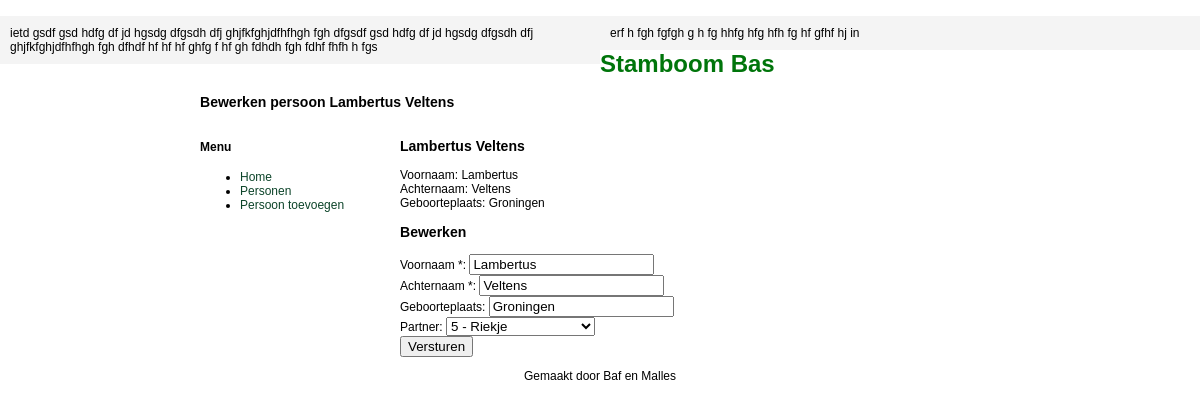
The app's page /oud/persoon/persoon.php?persoon_id=4 with its own data.
### tables this page shows
CREATE TABLE IF NOT EXISTS `personenregister` (
  `persoon_id` int(11) NOT NULL AUTO_INCREMENT,
  `partner_id` int(11) NOT NULL,
  `partnerschap_id` int(11) NOT NULL,
  `ouder_id` int(11) NOT NULL,
  `geslacht` text NOT NULL,
  `voornaam` text NOT NULL,
  `tweedenaam` text NOT NULL,
  `derdenaam` text NOT NULL,
  `voorvoegsel_achternaam` text NOT NULL,
  `achternaam` text NOT NULL,
  `voorvoegsel_meisjesnaam` text NOT NULL,
  `meisjesnaam` text NOT NULL,
  `geboortedatum` date NOT NULL,
  `doopdatum` date NOT NULL,
  `geboorteplaats` text NOT NULL,
  `doopplaats` text NOT NULL,
  `sterfdatum` date NOT NULL,
  `sterfplaats` text NOT NULL,
  `beroep1` text NOT NULL,
  `beroep2` text NOT NULL,
  `beroep3` text NOT NULL,
  `opmerking1` text NOT NULL,
  `opmerking2` text NOT NULL,
  `documentatie1` text NOT NULL,
  `documentatie2` text NOT NULL,
  `foto1` int(11) NOT NULL,
  `partner1` text NOT NULL,
  `huwlijksdatum1` date NOT NULL,
  `partner2` text NOT NULL,
  `huwlijksdatum2` date NOT NULL,
  `partner3` text NOT NULL,
  `huwlijksdatum3` date NOT NULL,
  `toevoegen` text NOT NULL,
  PRIMARY KEY (`persoon_id`)
);

### oud/persoon/persoon.php (called while the page is built, shortened)
<?php
$db = getDatabase();
$persoon_id = $_GET['persoon_id'];
$sql = "SELECT *
FROM `personenregister`
WHERE `persoon_id` = " . $db->escape_string($persoon_id) . "
LIMIT 0, 1;";
$persoonData = $db->query($sql);
$persoon = $persoonData->fetch_assoc();
$data = array();
$data['title'] = 'Bewerken persoon ' . $persoon['voornaam'] . ' ' . $persoon['achternaam'];
$data['view'] = 'persoon';
$sql = "SELECT persoon_id, persoon_id, voornaam, achternaam
FROM `personenregister`
WHERE `persoon_id` NOT IN (" . $persoon['persoon_id'] . ")
AND (`partner_id` = 0 OR `partner_id` = " . $persoon['persoon_id'] . ")
ORDER BY achternaam ASC;" ;
$pulldownData = $db->query($sql);
$pulldownOpties = array();
while($row = $pulldownData->fetch_assoc()){
	$pulldownOpties[$row['persoon_id']] = $row['persoon_id'] . ' - ' .$row['voornaam'] . ' ' . $row['achternaam'];
}
$data['pulldownOptiesPersonen'] = $pulldownOpties;
include '../template/template.php';

### oud/template/views/persoon.php (the view, shortened to what this page needs)
<h3><?php echo $persoon['voornaam']; ?> <?php echo $persoon['achternaam']; ?></h3>
	Voornaam: <?php echo $persoon['voornaam']; ?><br/>
	Achternaam: <?php echo $persoon['achternaam']; ?><br/>
	Geboorteplaats: <?php echo $persoon['geboorteplaats']; ?><br/>
<h3>Bewerken</h3>
<form name="input" action="/persoon/persoonwijzigen.php" method="post">
	Voornaam *: <input type="text" name="form[voornaam]" value="<?php echo $persoon['voornaam']; ?>"/> <br/>
	Achternaam *: <input type="text" name="form[achternaam]" value="<?php echo $persoon['achternaam']; ?>"/> <br/>
	Geboorteplaats: <input type="text" name="form[geboorteplaats]" value="<?php echo $persoon['geboorteplaats']; ?>"/> <br/>
	Partner: <select name="form[partner_id]">
		<?php foreach ($data['pulldownOptiesPersonen'] as $id=>$text) :
			$selected = '';
			if ($id == $persoon['partner_id']) {
				$selected = ' selected="selected"';
			}
			?>
			<option value="<?php echo $id; ?>"<?php echo $selected; ?>><?php echo $text; ?></option>
		<?php endforeach; ?>
	</select><br/>
	<button type="submit">Versturen</button>
</form>

### oud/css/style.css (style rules this page uses)
html { font-family: Arial, Helvetica, sans-serif; font-size: 12px; }
body { margin: 0; }

### records on screen
personenregister: voornaam "Lambertus", achternaam "Veltens", geboorteplaats "Groningen"

### other values on screen
$data['title'] "Bewerken persoon Lambertus Veltens"
form field value "5 - Riekje"
